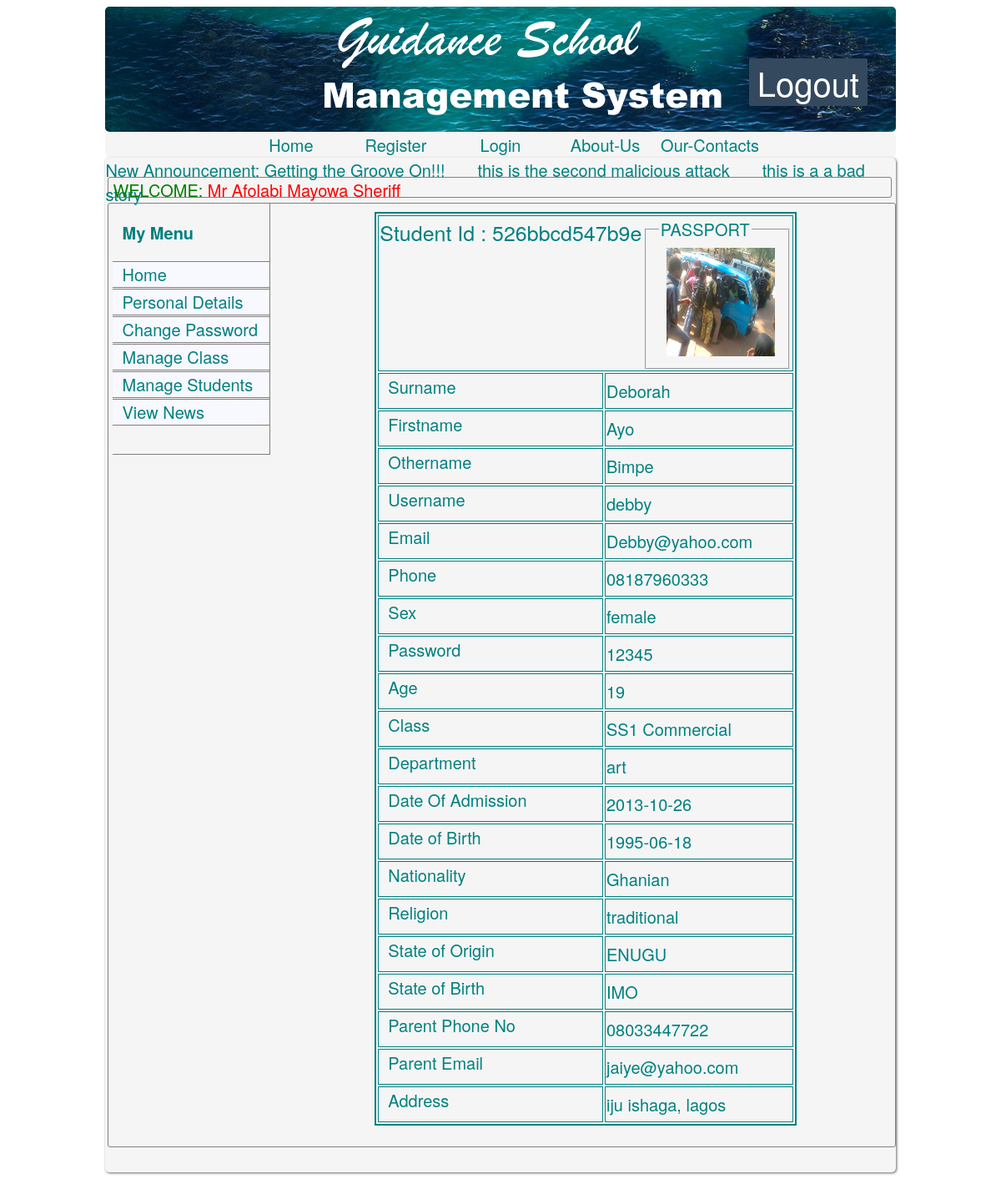
Page /teacher/studentdetails.php?student_id=526bbcd547b9e (signed in) on the committed database.
### tables this page shows
CREATE TABLE IF NOT EXISTS `notice` (
  `id` int(3) unsigned NOT NULL AUTO_INCREMENT,
  `notice` varchar(500) NOT NULL,
  PRIMARY KEY (`id`),
  UNIQUE KEY `id` (`id`)
);

CREATE TABLE IF NOT EXISTS `students` (
  `id` int(3) NOT NULL AUTO_INCREMENT,
  `student_id` varchar(15) NOT NULL,
  `surname` varchar(50) NOT NULL,
  `firstname` varchar(50) NOT NULL,
  `othername` varchar(50) NOT NULL,
  `username` varchar(50) NOT NULL,
  `password` varchar(50) NOT NULL,
  `phone` varchar(20) NOT NULL,
  `email` varchar(50) NOT NULL,
  `admission_date` date NOT NULL,
  `admin_admitting` varchar(50) NOT NULL,
  `date_of_birth` date NOT NULL,
  `age` int(3) NOT NULL,
  `gender` varchar(10) NOT NULL,
  `nationality` varchar(10) NOT NULL,
  `religion` varchar(15) NOT NULL,
  `address` varchar(100) NOT NULL,
  `state_of_origin` varchar(30) NOT NULL,
  `state_of_birth` varchar(30) NOT NULL,
  `parent_phone` varchar(20) NOT NULL,
  `parent_email` varchar(50) NOT NULL,
  `class_of_admitant` varchar(20) NOT NULL,
  `department` varchar(20) NOT NULL,
  `picture` varchar(200) NOT NULL,
  `courses` varchar(1000) NOT NULL,
  PRIMARY KEY (`id`),
  UNIQUE KEY `student_id` (`student_id`,`username`,`email`)
);

### teacher/studentdetails.php (the view, shortened to what this page needs)
<?php
include('header.php');
include('menu.php');
?>
<div id="body">
<?php  include('notices.php');  ?>
<?php  include('welcome.php');  ?>
<div class="mainjob">
<?php
include('leftbar.php');
?>
<div class="rightbar">
<?php
if(isset($_GET['student_id'])){
$student_id= $_GET['student_id'];
$query="SELECT * FROM students WHERE student_id='$student_id'";
$sql= mysql_query($query);
$row=mysql_fetch_assoc($sql);
$surname=$row['surname'];
$firstname=$row['firstname'];
$othername=$row['othername'];
$username=$row['username'];
$email=$row['email'];
$phone=$row['phone'];
$sex=$row['gender'];
$password=$row['password'];
$age=$row['age'];
$admission_date=$row['admission_date'];
$date_of_birth=$row['date_of_birth'];
$nationality=$row['nationality'];
$religion=$row['religion'];
$class=$row['class_of_admitant'];
$state_of_origin=$row['state_of_origin'];
$state_of_birth=$row['state_of_birth'];
$parent_phone=$row['parent_phone'];
$parent_email=$row['parent_email'];
$address=$row['address'];
$department=$row['department'];
$picture=$row['picture'];
}
?>
<center>
<table border="2" style="margin:10px;" bordercolor="teal" width="70%">
<tr><td colspan="2">
<label style="font-size:25px;">Student Id : <?php echo $student_id;?></label>
<fieldset style="width:140px;float:right">
<legend>PASSPORT</legend>
<?php
echo"<img style='float:right;margin:1px;' src='../uploads/$picture' height='130px' width='130px' alt='$surname'/><br />"
?>
</fieldset>
</td></tr>
<tr><td><label class="label2">Surname</label></td><td><?php echo $surname; ?></td></tr>
<tr><td><label class="label2">Firstname</label></td><td><?php echo $firstname;?></td></tr>
<tr><td><label class="label2">Othername </label></td><td><?php echo $othername;?></td></tr>
<tr><td><label class="label2">Username </label></td><td><?php echo $username; ?></td></tr>
<tr><td><label class="label2">Email</label></td><td><?php echo $email; ?></td></tr>
<tr><td><label class="label2">Phone </label></td><td><?php echo $phone; ?></td></tr>
<tr><td><label class="label2">Sex </label></td><td><?php echo $sex; ?></td></tr>
<tr><td><label class="label2">Password  </label></td><td><?php echo $password; ?></td></tr>
<tr><td><label class="label2">Age  </label></td><td><?php echo $age; ?></td></tr>
<tr><td><label class="label2">Class </label></td><td><?php echo $class; ?></td></tr>
<tr><td><label class="label2">Department </label></td><td><?php echo $department; ?></td></tr>
<tr><td><label class="label2">Date Of Admission  </label></td><td><?php echo $admission_date; ?></td></tr>
<tr><td><label class="label2">Date of Birth  </label></td><td><?php echo $date_of_birth; ?></td></tr>
<tr><td><label class="label2">Nationality  </label></td><td><?php echo $nationality; ?></td></tr>
<tr><td><label class="label2">Religion  </label></td><td><?php echo $religion; ?></td></tr>
<tr><td><label class="label2">State of Origin </label></td><td><?php echo $state_of_origin; ?></td></tr>
<tr><td><label class="label2">State of Birth  </label></td><td><?php echo $state_of_birth; ?></td></tr>
<tr><td><label class="label2">Parent Phone No </label></td><td><?php echo $parent_phone; ?></td></tr>
<tr><td><label class="label2">Parent Email  </label></td><td><?php echo $parent_email; ?></td></tr>
<tr><td><label class="label2">Address  </label></td><td><?php echo $address; ?></td></tr>
</table>
</center>
</div>
</div>
</div>
</body>
</html>

### teacher/notices.php (shortened to what this page needs)
<?php
echo"<div id='notice'>";
echo"<marquee>";
$query4="SELECT notice FROM notice ORDER BY id DESC LIMIT 0,3";
$result=mysql_query($query4);
echo "New Announcement: ";
while($row=mysql_fetch_assoc($result)){
echo "{$row['notice']} &nbsp;&nbsp;&nbsp;&nbsp;&nbsp;&nbsp;";
};
echo"</marquee></div>";
?>

### css/style.css (style rules this page uses)
body { color:Teal; font-size:20px; background:url(../images/bg.jpg) repeat white; padding:0px; font-family: "Helvetica Neue", Helvetica, Arial, sans-serif; }
div { display:block; }
.mainjob { width:99%; min-height:350px; display:inline-block; border-radius:3px; -moz-border-radius:3px; -webkit-border-radius:3px; border:1px solid grey; margin:3px; padding-bottom:15px; padding-left:5px; margin-bottom:30px; }
#notice { width:100%; height:20px }
#body { margin-top:1px; width:80%; border-radius:5px; -moz-border-radius:5px; -webkit-border-radius:5px; background-color:WhiteSmoke; margin-right:10%; margin-left:10%; box-shadow: 1px 1px 3px rgba(50, 50, 50, 0.75); display:inline-block; }
.label2 { margin-bottom:10px; margin-left:10px; display:inline-block; width:200px; }
.rightbar { padding-left:10px; padding-right:10px; width:77%; display:relative; float:right; }

### rows in the picture
notice: notice "Getting the Groove On!!!"
notice: notice "this is the second malicious attack"
notice: notice "this is a a bad story"
students: picture (picture), surname "Deborah", firstname "Ayo", othername "Bimpe", username "debby", email "Debby@yahoo.com", phone "08187960333", gender "female", password "12345", age "19", class_of_admitant "SS1 Commercial", department "art", admission_date "2013-10-26", date_of_birth "1995-06-18", nationality "Ghanian", religion "traditional", state_of_origin "ENUGU", state_of_birth "IMO", parent_phone "08033447722", parent_email "jaiye@yahoo.com", address "iju ishaga, lagos"

### other values in the picture
$adminuser['surname'] "Afolabi"
$adminuser['firstname'] "Mayowa"
$adminuser['othername'] "Sheriff"
$student_id "526bbcd547b9e"
